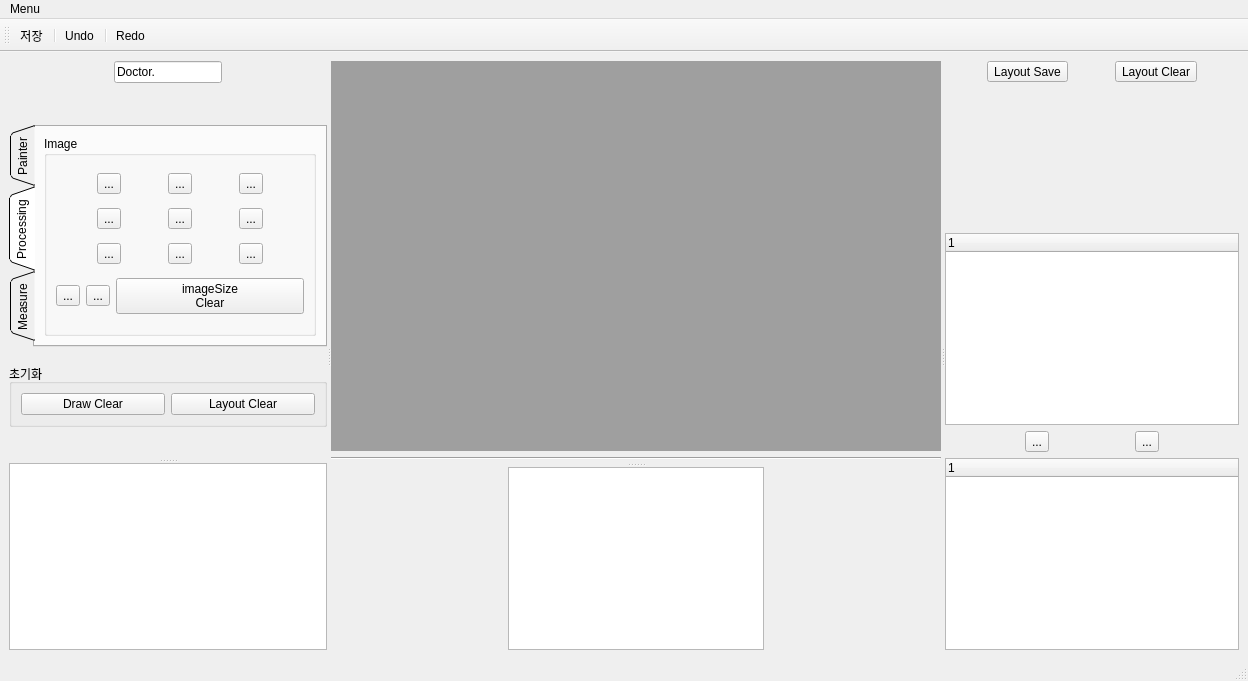
<?xml version="1.0" encoding="UTF-8"?>
<ui version="4.0">
 <class>MainWindow</class>
 <widget class="QMainWindow" name="MainWindow">
  <property name="geometry">
   <rect>
    <x>0</x>
    <y>0</y>
    <width>1248</width>
    <height>681</height>
   </rect>
  </property>
  <property name="windowTitle">
   <string>MainWindow</string>
  </property>
  <property name="styleSheet">
   <string notr="true">QMainWindow {background-color: rgb(32, 56, 100)};

</string>
  </property>
  <widget class="QWidget" name="centralwidget">
   <layout class="QVBoxLayout" name="verticalLayout_12">
    <item>
     <widget class="QSplitter" name="splitter4">
      <property name="orientation">
       <enum>Qt::Horizontal</enum>
      </property>
      <widget class="QSplitter" name="splitter3">
       <property name="orientation">
        <enum>Qt::Horizontal</enum>
       </property>
       <widget class="QSplitter" name="splitter">
        <property name="orientation">
         <enum>Qt::Vertical</enum>
        </property>
        <widget class="QWidget" name="layoutWidget">
         <layout class="QVBoxLayout" name="verticalLayout_8">
          <item>
           <layout class="QVBoxLayout" name="verticalLayout_5">
            <item>
             <layout class="QHBoxLayout" name="horizontalLayout_13">
              <item>
               <spacer name="horizontalSpacer_8">
                <property name="orientation">
                 <enum>Qt::Horizontal</enum>
                </property>
                <property name="sizeHint" stdset="0">
                 <size>
                  <width>40</width>
                  <height>20</height>
                 </size>
                </property>
               </spacer>
              </item>
              <item>
               <widget class="QLineEdit" name="doctorNameLineEdit">
                <property name="text">
                 <string>Doctor.</string>
                </property>
               </widget>
              </item>
              <item>
               <spacer name="horizontalSpacer_7">
                <property name="orientation">
                 <enum>Qt::Horizontal</enum>
                </property>
                <property name="sizeHint" stdset="0">
                 <size>
                  <width>40</width>
                  <height>20</height>
                 </size>
                </property>
               </spacer>
              </item>
             </layout>
            </item>
            <item>
             <spacer name="verticalSpacer_3">
              <property name="orientation">
               <enum>Qt::Vertical</enum>
              </property>
              <property name="sizeHint" stdset="0">
               <size>
                <width>20</width>
                <height>40</height>
               </size>
              </property>
             </spacer>
            </item>
           </layout>
          </item>
          <item>
           <widget class="QTabWidget" name="tabWidget">
            <property name="tabPosition">
             <enum>QTabWidget::West</enum>
            </property>
            <property name="tabShape">
             <enum>QTabWidget::Triangular</enum>
            </property>
            <property name="currentIndex">
             <number>1</number>
            </property>
            <widget class="QWidget" name="painterTab">
             <attribute name="title">
              <string>Painter</string>
             </attribute>
             <layout class="QVBoxLayout" name="verticalLayout">
              <item>
               <widget class="QGroupBox" name="brushGroupBox">
                <property name="styleSheet">
                 <string notr="true">QGroupBox {color: rgb(255, 255, 255)};</string>
                </property>
                <property name="title">
                 <string>Brush</string>
                </property>
                <layout class="QHBoxLayout" name="horizontalLayout_6">
                 <item>
                  <widget class="QToolButton" name="brushToolButton">
                   <property name="styleSheet">
                    <string notr="true">QToolButton {color: rgb(255, 255, 255)};
</string>
                   </property>
                   <property name="text">
                    <string>Brush</string>
                   </property>
                   <property name="icon">
                    <iconset resource="Image.qrc">
                     <normaloff>:/icon/Image/draw2.png</normaloff>:/icon/Image/draw2.png</iconset>
                   </property>
                  </widget>
                 </item>
                 <item>
                  <widget class="QSpinBox" name="spinBox"/>
                 </item>
                </layout>
               </widget>
              </item>
              <item>
               <widget class="QGroupBox" name="figureGroupBox">
                <property name="styleSheet">
                 <string notr="true">QGroupBox {color: rgb(255, 255, 255)};</string>
                </property>
                <property name="title">
                 <string>Figure</string>
                </property>
                <layout class="QHBoxLayout" name="horizontalLayout_3">
                 <item>
                  <widget class="QToolButton" name="circleToolButton">
                   <property name="minimumSize">
                    <size>
                     <width>0</width>
                     <height>0</height>
                    </size>
                   </property>
                   <property name="text">
                    <string>...</string>
                   </property>
                   <property name="icon">
                    <iconset resource="Image.qrc">
                     <normaloff>:/icon/Image/circle2.png</normaloff>:/icon/Image/circle2.png</iconset>
                   </property>
                   <property name="iconSize">
                    <size>
                     <width>30</width>
                     <height>30</height>
                    </size>
                   </property>
                  </widget>
                 </item>
                 <item>
                  <widget class="QToolButton" name="triangleToolButton">
                   <property name="minimumSize">
                    <size>
                     <width>0</width>
                     <height>0</height>
                    </size>
                   </property>
                   <property name="text">
                    <string>...</string>
                   </property>
                   <property name="icon">
                    <iconset resource="Image.qrc">
                     <normaloff>:/icon/Image/triangle2.png</normaloff>:/icon/Image/triangle2.png</iconset>
                   </property>
                   <property name="iconSize">
                    <size>
                     <width>30</width>
                     <height>30</height>
                    </size>
                   </property>
                  </widget>
                 </item>
                 <item>
                  <widget class="QToolButton" name="rectangleToolButton">
                   <property name="minimumSize">
                    <size>
                     <width>0</width>
                     <height>0</height>
                    </size>
                   </property>
                   <property name="text">
                    <string>...</string>
                   </property>
                   <property name="icon">
                    <iconset resource="Image.qrc">
                     <normaloff>:/icon/Image/rectangle2.png</normaloff>:/icon/Image/rectangle2.png</iconset>
                   </property>
                   <property name="iconSize">
                    <size>
                     <width>30</width>
                     <height>30</height>
                    </size>
                   </property>
                  </widget>
                 </item>
                 <item>
                  <widget class="QToolButton" name="arrowToolButton">
                   <property name="minimumSize">
                    <size>
                     <width>0</width>
                     <height>0</height>
                    </size>
                   </property>
                   <property name="text">
                    <string>...</string>
                   </property>
                   <property name="icon">
                    <iconset resource="Image.qrc">
                     <normaloff>:/icon/Image/arrow3.png</normaloff>:/icon/Image/arrow3.png</iconset>
                   </property>
                   <property name="iconSize">
                    <size>
                     <width>30</width>
                     <height>30</height>
                    </size>
                   </property>
                  </widget>
                 </item>
                </layout>
               </widget>
              </item>
              <item>
               <widget class="QGroupBox" name="colorGroupBox">
                <property name="styleSheet">
                 <string notr="true">QGroupBox {color: rgb(255, 255, 255)};</string>
                </property>
                <property name="title">
                 <string>Color</string>
                </property>
                <layout class="QHBoxLayout" name="horizontalLayout_4">
                 <item>
                  <widget class="QToolButton" name="colorToolButton">
                   <property name="layoutDirection">
                    <enum>Qt::LeftToRight</enum>
                   </property>
                   <property name="text">
                    <string>Color</string>
                   </property>
                   <property name="icon">
                    <iconset resource="Image.qrc">
                     <normaloff>:/icon/Image/color.png</normaloff>:/icon/Image/color.png</iconset>
                   </property>
                   <property name="iconSize">
                    <size>
                     <width>150</width>
                     <height>15</height>
                    </size>
                   </property>
                  </widget>
                 </item>
                </layout>
               </widget>
              </item>
             </layout>
            </widget>
            <widget class="QWidget" name="processingTab">
             <attribute name="title">
              <string>Processing</string>
             </attribute>
             <layout class="QVBoxLayout" name="verticalLayout_4">
              <item>
               <widget class="QGroupBox" name="imageGroupBox">
                <property name="styleSheet">
                 <string notr="true">QGroupBox {color: rgb(255, 255, 255)};</string>
                </property>
                <property name="title">
                 <string>Image</string>
                </property>
                <layout class="QVBoxLayout" name="verticalLayout_3">
                 <item>
                  <layout class="QHBoxLayout" name="horizontalLayout_7">
                   <item>
                    <widget class="QToolButton" name="brightToolButton">
                     <property name="text">
                      <string>...</string>
                     </property>
                     <property name="icon">
                      <iconset resource="Image.qrc">
                       <normaloff>:/icon/Image/bright.png</normaloff>:/icon/Image/bright.png</iconset>
                     </property>
                     <property name="iconSize">
                      <size>
                       <width>30</width>
                       <height>30</height>
                      </size>
                     </property>
                    </widget>
                   </item>
                   <item>
                    <widget class="QToolButton" name="brightnessToolButton">
                     <property name="text">
                      <string>...</string>
                     </property>
                     <property name="icon">
                      <iconset resource="Image.qrc">
                       <normaloff>:/icon/Image/brightness.png</normaloff>:/icon/Image/brightness.png</iconset>
                     </property>
                     <property name="iconSize">
                      <size>
                       <width>30</width>
                       <height>30</height>
                      </size>
                     </property>
                    </widget>
                   </item>
                   <item>
                    <widget class="QToolButton" name="sharpenToolButton">
                     <property name="text">
                      <string>...</string>
                     </property>
                     <property name="icon">
                      <iconset resource="Image.qrc">
                       <normaloff>:/icon/Image/sharpen.png</normaloff>:/icon/Image/sharpen.png</iconset>
                     </property>
                     <property name="iconSize">
                      <size>
                       <width>30</width>
                       <height>30</height>
                      </size>
                     </property>
                    </widget>
                   </item>
                  </layout>
                 </item>
                 <item>
                  <layout class="QHBoxLayout" name="horizontalLayout_9">
                   <item>
                    <widget class="QToolButton" name="contrastToolButton">
                     <property name="text">
                      <string>...</string>
                     </property>
                     <property name="icon">
                      <iconset resource="Image.qrc">
                       <normaloff>:/icon/Image/Contrast.png</normaloff>:/icon/Image/Contrast.png</iconset>
                     </property>
                     <property name="iconSize">
                      <size>
                       <width>30</width>
                       <height>30</height>
                      </size>
                     </property>
                    </widget>
                   </item>
                   <item>
                    <widget class="QToolButton" name="verticalFlipToolButton">
                     <property name="text">
                      <string>...</string>
                     </property>
                     <property name="icon">
                      <iconset resource="Image.qrc">
                       <normaloff>:/icon/Image/vertical flip.png</normaloff>:/icon/Image/vertical flip.png</iconset>
                     </property>
                     <property name="iconSize">
                      <size>
                       <width>30</width>
                       <height>30</height>
                      </size>
                     </property>
                    </widget>
                   </item>
                   <item>
                    <widget class="QToolButton" name="horizontalFlipToolButton">
                     <property name="text">
                      <string>...</string>
                     </property>
                     <property name="icon">
                      <iconset resource="Image.qrc">
                       <normaloff>:/icon/Image/horizontal flip.png</normaloff>:/icon/Image/horizontal flip.png</iconset>
                     </property>
                     <property name="iconSize">
                      <size>
                       <width>30</width>
                       <height>30</height>
                      </size>
                     </property>
                    </widget>
                   </item>
                  </layout>
                 </item>
                 <item>
                  <layout class="QHBoxLayout" name="horizontalLayout_10">
                   <item>
                    <widget class="QToolButton" name="zoomInToolButton">
                     <property name="text">
                      <string>...</string>
                     </property>
                     <property name="icon">
                      <iconset resource="Image.qrc">
                       <normaloff>:/icon/Image/zoom.png</normaloff>:/icon/Image/zoom.png</iconset>
                     </property>
                     <property name="iconSize">
                      <size>
                       <width>30</width>
                       <height>30</height>
                      </size>
                     </property>
                    </widget>
                   </item>
                   <item>
                    <widget class="QToolButton" name="zoomOutToolButton">
                     <property name="text">
                      <string>...</string>
                     </property>
                     <property name="icon">
                      <iconset resource="Image.qrc">
                       <normaloff>:/icon/Image/zoomOut.png</normaloff>:/icon/Image/zoomOut.png</iconset>
                     </property>
                     <property name="iconSize">
                      <size>
                       <width>30</width>
                       <height>30</height>
                      </size>
                     </property>
                    </widget>
                   </item>
                   <item>
                    <widget class="QToolButton" name="panningToolButton">
                     <property name="text">
                      <string>...</string>
                     </property>
                     <property name="icon">
                      <iconset resource="Image.qrc">
                       <normaloff>:/icon/Image/panning.png</normaloff>:/icon/Image/panning.png</iconset>
                     </property>
                     <property name="iconSize">
                      <size>
                       <width>30</width>
                       <height>30</height>
                      </size>
                     </property>
                    </widget>
                   </item>
                  </layout>
                 </item>
                 <item>
                  <layout class="QHBoxLayout" name="horizontalLayout_12">
                   <item>
                    <widget class="QToolButton" name="leftRotateToolButton">
                     <property name="text">
                      <string>...</string>
                     </property>
                     <property name="icon">
                      <iconset resource="Image.qrc">
                       <normaloff>:/icon/Image/rotate_L.png</normaloff>:/icon/Image/rotate_L.png</iconset>
                     </property>
                     <property name="iconSize">
                      <size>
                       <width>30</width>
                       <height>30</height>
                      </size>
                     </property>
                    </widget>
                   </item>
                   <item>
                    <widget class="QToolButton" name="rightRotateToolButton">
                     <property name="text">
                      <string>...</string>
                     </property>
                     <property name="icon">
                      <iconset resource="Image.qrc">
                       <normaloff>:/icon/Image/rotate_R.png</normaloff>:/icon/Image/rotate_R.png</iconset>
                     </property>
                     <property name="iconSize">
                      <size>
                       <width>30</width>
                       <height>30</height>
                      </size>
                     </property>
                    </widget>
                   </item>
                   <item>
                    <widget class="QPushButton" name="imageSizeClearPushButton">
                     <property name="styleSheet">
                      <string notr="true">QPushButton {background-color: rgb(217, 217, 217)};</string>
                     </property>
                     <property name="text">
                      <string>imageSize
Clear</string>
                     </property>
                    </widget>
                   </item>
                  </layout>
                 </item>
                </layout>
               </widget>
              </item>
             </layout>
            </widget>
            <widget class="QWidget" name="measueTab">
             <attribute name="title">
              <string>Measure</string>
             </attribute>
             <layout class="QVBoxLayout" name="verticalLayout_6">
              <item>
               <widget class="QGroupBox" name="measureGroupBox">
                <property name="styleSheet">
                 <string notr="true">QGroupBox {color: rgb(255, 255, 255)};</string>
                </property>
                <property name="title">
                 <string>Measure</string>
                </property>
                <layout class="QHBoxLayout" name="horizontalLayout_5">
                 <item>
                  <widget class="QToolButton" name="rulerToolButton">
                   <property name="minimumSize">
                    <size>
                     <width>0</width>
                     <height>0</height>
                    </size>
                   </property>
                   <property name="text">
                    <string>...</string>
                   </property>
                   <property name="icon">
                    <iconset resource="Image.qrc">
                     <normaloff>:/icon/Image/ruler.png</normaloff>:/icon/Image/ruler.png</iconset>
                   </property>
                   <property name="iconSize">
                    <size>
                     <width>30</width>
                     <height>30</height>
                    </size>
                   </property>
                  </widget>
                 </item>
                 <item>
                  <widget class="QToolButton" name="measureToolButton">
                   <property name="minimumSize">
                    <size>
                     <width>0</width>
                     <height>0</height>
                    </size>
                   </property>
                   <property name="text">
                    <string>...</string>
                   </property>
                   <property name="icon">
                    <iconset resource="Image.qrc">
                     <normaloff>:/icon/Image/measure.png</normaloff>:/icon/Image/measure.png</iconset>
                   </property>
                   <property name="iconSize">
                    <size>
                     <width>30</width>
                     <height>30</height>
                    </size>
                   </property>
                  </widget>
                 </item>
                 <item>
                  <widget class="QToolButton" name="protractorToolButton">
                   <property name="minimumSize">
                    <size>
                     <width>0</width>
                     <height>0</height>
                    </size>
                   </property>
                   <property name="text">
                    <string>...</string>
                   </property>
                   <property name="icon">
                    <iconset resource="Image.qrc">
                     <normaloff>:/icon/Image/progtractor.png</normaloff>:/icon/Image/progtractor.png</iconset>
                   </property>
                   <property name="iconSize">
                    <size>
                     <width>30</width>
                     <height>30</height>
                    </size>
                   </property>
                  </widget>
                 </item>
                </layout>
               </widget>
              </item>
              <item>
               <widget class="QGroupBox" name="implantGroupBox">
                <property name="styleSheet">
                 <string notr="true">QGroupBox {color: rgb(255, 255, 255)};</string>
                </property>
                <property name="title">
                 <string>Implant</string>
                </property>
                <layout class="QHBoxLayout" name="horizontalLayout_11">
                 <item>
                  <widget class="QToolButton" name="implantToolButton">
                   <property name="minimumSize">
                    <size>
                     <width>100</width>
                     <height>0</height>
                    </size>
                   </property>
                   <property name="sizeIncrement">
                    <size>
                     <width>0</width>
                     <height>0</height>
                    </size>
                   </property>
                   <property name="text">
                    <string>...</string>
                   </property>
                   <property name="icon">
                    <iconset resource="Image.qrc">
                     <normaloff>:/icon/Image/implant.png</normaloff>:/icon/Image/implant.png</iconset>
                   </property>
                   <property name="iconSize">
                    <size>
                     <width>30</width>
                     <height>30</height>
                    </size>
                   </property>
                  </widget>
                 </item>
                 <item>
                  <widget class="QToolButton" name="implantToolButton_2">
                   <property name="minimumSize">
                    <size>
                     <width>100</width>
                     <height>0</height>
                    </size>
                   </property>
                   <property name="sizeIncrement">
                    <size>
                     <width>0</width>
                     <height>0</height>
                    </size>
                   </property>
                   <property name="text">
                    <string>...</string>
                   </property>
                   <property name="icon">
                    <iconset resource="Image.qrc">
                     <normaloff>:/icon/Image/implant.png</normaloff>:/icon/Image/implant.png</iconset>
                   </property>
                   <property name="iconSize">
                    <size>
                     <width>30</width>
                     <height>30</height>
                    </size>
                   </property>
                  </widget>
                 </item>
                </layout>
               </widget>
              </item>
             </layout>
            </widget>
           </widget>
          </item>
          <item>
           <layout class="QVBoxLayout" name="verticalLayout_7">
            <item>
             <spacer name="verticalSpacer_4">
              <property name="orientation">
               <enum>Qt::Vertical</enum>
              </property>
              <property name="sizeHint" stdset="0">
               <size>
                <width>20</width>
                <height>15</height>
               </size>
              </property>
             </spacer>
            </item>
            <item>
             <widget class="QGroupBox" name="initializationGroupBox">
              <property name="palette">
               <palette>
                <active/>
                <inactive/>
                <disabled/>
               </palette>
              </property>
              <property name="autoFillBackground">
               <bool>false</bool>
              </property>
              <property name="styleSheet">
               <string notr="true">QGroupBox {color: rgb(255, 255, 255)};


</string>
              </property>
              <property name="title">
               <string>초기화</string>
              </property>
              <property name="checkable">
               <bool>false</bool>
              </property>
              <layout class="QHBoxLayout" name="horizontalLayout_8">
               <item>
                <widget class="QPushButton" name="drawClearPushButton">
                 <property name="styleSheet">
                  <string notr="true">QPushButton {background-color: rgb(217, 217, 217)};</string>
                 </property>
                 <property name="text">
                  <string>Draw Clear</string>
                 </property>
                </widget>
               </item>
               <item>
                <widget class="QPushButton" name="layoutClearPushButton">
                 <property name="styleSheet">
                  <string notr="true">QPushButton {background-color: rgb(217, 217, 217)};
</string>
                 </property>
                 <property name="text">
                  <string>Layout Clear</string>
                 </property>
                </widget>
               </item>
              </layout>
             </widget>
            </item>
           </layout>
          </item>
          <item>
           <spacer name="verticalSpacer_2">
            <property name="orientation">
             <enum>Qt::Vertical</enum>
            </property>
            <property name="sizeHint" stdset="0">
             <size>
              <width>256</width>
              <height>36</height>
             </size>
            </property>
           </spacer>
          </item>
         </layout>
        </widget>
        <widget class="QTableView" name="patientTableView">
         <property name="alternatingRowColors">
          <bool>true</bool>
         </property>
         <property name="selectionBehavior">
          <enum>QAbstractItemView::SelectRows</enum>
         </property>
         <attribute name="verticalHeaderDefaultSectionSize">
          <number>15</number>
         </attribute>
        </widget>
       </widget>
       <widget class="QSplitter" name="splitter2">
        <property name="orientation">
         <enum>Qt::Vertical</enum>
        </property>
        <widget class="QWidget" name="layoutWidget">
         <layout class="QVBoxLayout" name="verticalLayout_11">
          <item>
           <widget class="QMdiArea" name="mdiArea">
            <property name="styleSheet">
             <string notr="true">QMdiArea {background-color: rgb(32, 56, 100)};
</string>
            </property>
            <property name="viewMode">
             <enum>QMdiArea::TabbedView</enum>
            </property>
           </widget>
          </item>
          <item>
           <widget class="Line" name="line">
            <property name="orientation">
             <enum>Qt::Horizontal</enum>
            </property>
           </widget>
          </item>
          <item>
           <spacer name="verticalSpacer">
            <property name="orientation">
             <enum>Qt::Vertical</enum>
            </property>
            <property name="sizeHint" stdset="0">
             <size>
              <width>522</width>
              <height>13</height>
             </size>
            </property>
           </spacer>
          </item>
         </layout>
        </widget>
        <widget class="QWidget" name="layoutWidget">
         <layout class="QHBoxLayout" name="horizontalLayout_14">
          <item>
           <spacer name="horizontalSpacer_9">
            <property name="orientation">
             <enum>Qt::Horizontal</enum>
            </property>
            <property name="sizeHint" stdset="0">
             <size>
              <width>40</width>
              <height>20</height>
             </size>
            </property>
           </spacer>
          </item>
          <item>
           <widget class="QListWidget" name="listWidget"/>
          </item>
          <item>
           <spacer name="horizontalSpacer_10">
            <property name="orientation">
             <enum>Qt::Horizontal</enum>
            </property>
            <property name="sizeHint" stdset="0">
             <size>
              <width>40</width>
              <height>20</height>
             </size>
            </property>
           </spacer>
          </item>
         </layout>
        </widget>
       </widget>
      </widget>
      <widget class="QWidget" name="layoutWidget">
       <layout class="QVBoxLayout" name="verticalLayout_10">
        <item>
         <layout class="QVBoxLayout" name="verticalLayout_9">
          <item>
           <layout class="QHBoxLayout" name="horizontalLayout_2">
            <item>
             <spacer name="horizontalSpacer_4">
              <property name="orientation">
               <enum>Qt::Horizontal</enum>
              </property>
              <property name="sizeHint" stdset="0">
               <size>
                <width>18</width>
                <height>20</height>
               </size>
              </property>
             </spacer>
            </item>
            <item>
             <widget class="QToolButton" name="toolButton_3">
              <property name="styleSheet">
               <string notr="true">QToolButton {background-color: rgb(180, 199, 231)};</string>
              </property>
              <property name="text">
               <string>Layout Save</string>
              </property>
             </widget>
            </item>
            <item>
             <spacer name="horizontalSpacer_5">
              <property name="orientation">
               <enum>Qt::Horizontal</enum>
              </property>
              <property name="sizeHint" stdset="0">
               <size>
                <width>18</width>
                <height>20</height>
               </size>
              </property>
             </spacer>
            </item>
            <item>
             <widget class="QToolButton" name="toolButton_4">
              <property name="styleSheet">
               <string notr="true">QToolButton {background-color: rgb(180, 199, 231)};</string>
              </property>
              <property name="text">
               <string>Layout Clear</string>
              </property>
             </widget>
            </item>
            <item>
             <spacer name="horizontalSpacer_6">
              <property name="orientation">
               <enum>Qt::Horizontal</enum>
              </property>
              <property name="sizeHint" stdset="0">
               <size>
                <width>18</width>
                <height>20</height>
               </size>
              </property>
             </spacer>
            </item>
           </layout>
          </item>
          <item>
           <spacer name="verticalSpacer_5">
            <property name="orientation">
             <enum>Qt::Vertical</enum>
            </property>
            <property name="sizeHint" stdset="0">
             <size>
              <width>20</width>
              <height>40</height>
             </size>
            </property>
           </spacer>
          </item>
         </layout>
        </item>
        <item>
         <layout class="QVBoxLayout" name="verticalLayout_2">
          <item>
           <widget class="QTreeWidget" name="treeWidget1">
            <property name="styleSheet">
             <string notr="true">QTreeWidget {rgb(255, 255, 255)};</string>
            </property>
            <column>
             <property name="text">
              <string notr="true">1</string>
             </property>
            </column>
           </widget>
          </item>
          <item>
           <layout class="QHBoxLayout" name="horizontalLayout">
            <item>
             <spacer name="horizontalSpacer_3">
              <property name="orientation">
               <enum>Qt::Horizontal</enum>
              </property>
              <property name="sizeHint" stdset="0">
               <size>
                <width>18</width>
                <height>20</height>
               </size>
              </property>
             </spacer>
            </item>
            <item>
             <widget class="QToolButton" name="upToolButton">
              <property name="text">
               <string>...</string>
              </property>
              <property name="icon">
               <iconset resource="Image.qrc">
                <normaloff>:/icon/Image/up7.png</normaloff>:/icon/Image/up7.png</iconset>
              </property>
             </widget>
            </item>
            <item>
             <spacer name="horizontalSpacer">
              <property name="orientation">
               <enum>Qt::Horizontal</enum>
              </property>
              <property name="sizeHint" stdset="0">
               <size>
                <width>18</width>
                <height>20</height>
               </size>
              </property>
             </spacer>
            </item>
            <item>
             <widget class="QToolButton" name="downToolButton">
              <property name="text">
               <string>...</string>
              </property>
              <property name="icon">
               <iconset resource="Image.qrc">
                <normaloff>:/icon/Image/down7.png</normaloff>:/icon/Image/down7.png</iconset>
              </property>
             </widget>
            </item>
            <item>
             <spacer name="horizontalSpacer_2">
              <property name="orientation">
               <enum>Qt::Horizontal</enum>
              </property>
              <property name="sizeHint" stdset="0">
               <size>
                <width>18</width>
                <height>20</height>
               </size>
              </property>
             </spacer>
            </item>
           </layout>
          </item>
          <item>
           <widget class="QTreeWidget" name="treeWidget2">
            <column>
             <property name="text">
              <string notr="true">1</string>
             </property>
            </column>
           </widget>
          </item>
         </layout>
        </item>
       </layout>
      </widget>
     </widget>
    </item>
   </layout>
  </widget>
  <widget class="QMenuBar" name="menubar">
   <property name="geometry">
    <rect>
     <x>0</x>
     <y>0</y>
     <width>1248</width>
     <height>17</height>
    </rect>
   </property>
   <widget class="QMenu" name="menuMenu">
    <property name="title">
     <string>Menu</string>
    </property>
   </widget>
   <addaction name="menuMenu"/>
  </widget>
  <widget class="QStatusBar" name="statusbar"/>
  <widget class="QToolBar" name="toolBar">
   <property name="windowTitle">
    <string>toolBar</string>
   </property>
   <attribute name="toolBarArea">
    <enum>TopToolBarArea</enum>
   </attribute>
   <attribute name="toolBarBreak">
    <bool>false</bool>
   </attribute>
   <addaction name="actionSave"/>
   <addaction name="separator"/>
   <addaction name="actionUndo"/>
   <addaction name="separator"/>
   <addaction name="actionRedo"/>
  </widget>
  <action name="actionSave">
   <property name="text">
    <string>저장</string>
   </property>
  </action>
  <action name="actionRedo">
   <property name="text">
    <string>Redo</string>
   </property>
  </action>
  <action name="actionUndo">
   <property name="text">
    <string>Undo</string>
   </property>
  </action>
 </widget>
 <resources>
  <include location="Image.qrc"/>
 </resources>
 <connections/>
</ui>
